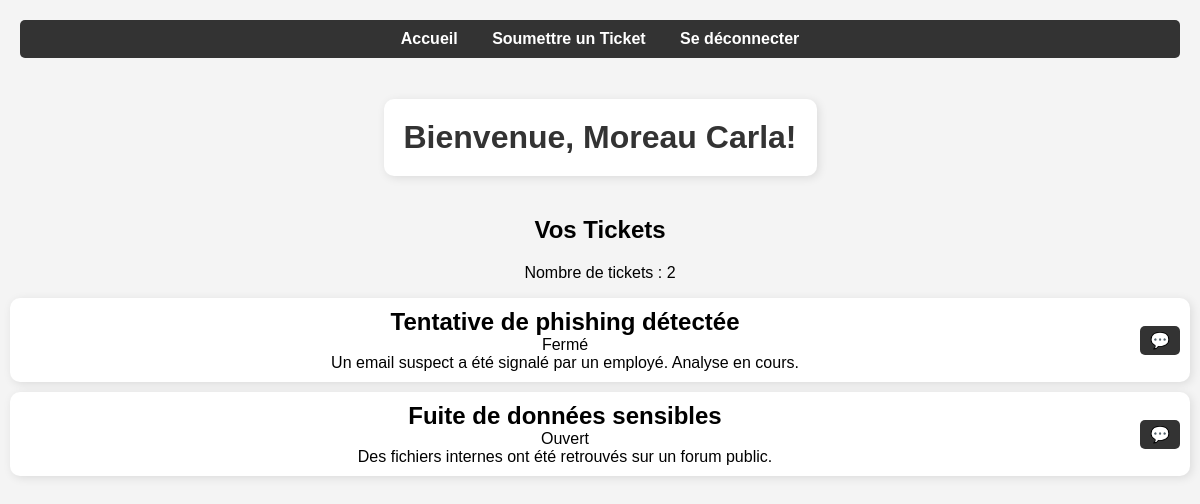
/home (signed in), run on the app's committed database.
### app.py (models this page shows, shortened)
class User(UserMixin, db.Model):
    id = db.Column(db.Integer, primary_key=True)
    mail = db.Column(db.String(80), unique=True, nullable=False)
    nom = db.Column(db.String(80), unique=False, nullable=False)
    prenom = db.Column(db.String(80), unique=False, nullable=False)
    password_hash = db.Column(db.String(128), nullable=False)
    is_admin = db.Column(db.Boolean, default=False)

class Ticket(db.Model):
    id = db.Column(db.Integer, primary_key=True)
    title = db.Column(db.String(100), nullable=False)
    description = db.Column(db.Text, nullable=False)
    priority = db.Column(db.String(50), nullable=True)
    status = db.Column(db.String(50), nullable=False, default='Ouvert')
    date = db.Column(db.DateTime, default=datetime.utcnow)
    user_id = db.Column(db.Integer, db.ForeignKey('user.id'), nullable=False)
    user = db.relationship('User', backref=db.backref('tickets', lazy=True))
    attachment_path = db.Column(db.String(255), nullable=True)

### app.py (the view)
@app.route('/home')
@login_required
def home():
    if current_user.is_admin: # Vérifie si l'utilisateur est un administrateur
        flash("Vous n'avez pas les droits nécessaires pour accéder à cette page.", "danger")
        return redirect(url_for('admin'))
    mail = session.get("mail")
    tickets = Ticket.query.filter_by(user_id=current_user.id).all()
    return render_template('home.html', tickets=tickets, mail=mail)

### app.py (called while the page is built, shortened)
@login_manager.user_loader
def load_user(user_id):
    return User.query.get(int(user_id))

@app.before_request
def block_brute_force():
    ip = request.remote_addr

@app.after_request
def track_failed_attempts(response):
    return response

### templates/home.html (shortened to what this page needs)
<!DOCTYPE html>
<html lang="fr">
<head>
    <link rel="stylesheet" href="{{ url_for('static', filename='styles.css') }}">
</head>
<body>
    <nav>
        <a href="{{ url_for('home') }}">Accueil</a>
        <a href="{{ url_for('submit_ticket') }}">Soumettre un Ticket</a>
        <a href="{{ url_for('logout') }}">Se déconnecter</a>
    </nav>
    <h1>Bienvenue, {{ current_user.nom }} {{ current_user.prenom }}!</h1>
    <br>
    <h2>Vos Tickets</h2>
    <p>Nombre de tickets : {{ tickets|length }}</p>
    {% if tickets %}
        <div class="tickets-container">
            {% for ticket in tickets %}
                <div class="ticket">
                    <div class="ticket-content">
                        <h2>{{ ticket.title }}</h2>
                        <br>
                        <p>{{ ticket.status }}</p>
                        <br>
                        <p>{{ ticket.description }}</p>
                    </div>
                <a href="{{ url_for('chat', ticket_id=ticket.id) }}"> 💬 </a>
                </div>
            {% endfor %}
        </div>
    {% else %}
        <p>Aucun ticket soumis pour le moment.</p>
    {% endif %}
</body>
</html>

### static/styles.css (style rules this page uses)
body { font-family: Arial, sans-serif; background-color: #f4f4f4; text-align: center; margin: 20px; }
nav { background-color: #333; padding: 10px; border-radius: 5px; margin-bottom: 20px; }
nav a { margin: 0 15px; text-decoration: none; color: white; font-weight: bold; }
h1 { color: #333; background-color: #fff; padding: 20px; border-radius: 10px; display: inline-block; box-shadow: 2px 2px 10px rgba(0, 0, 0, 0.1); margin-bottom: 20px; }
.tickets-container { display: flex; flex-direction: column; align-items: center; gap: 10px; }
.ticket { background-color: #fff; padding: 10px; border-radius: 10px; box-shadow: 2px 2px 10px rgba(0, 0, 0, 0.1); width: 100%; display: flex; justify-content: space-between; align-items: center; }
.ticket-content { flex: 1; text-align: center; margin-right: 20px; }
.ticket h2, .ticket p { display: inline; margin: 0 10px 0 0; }
.ticket a { background-color: #333; color: white; padding: 5px 10px; border-radius: 5px; text-decoration: none; }

### data on the page
User: nom "Moreau", prenom "Carla"
Ticket: title "Tentative de phishing détectée", status "Fermé", description "Un email suspect a été signalé par un employé. Analyse en cours."
Ticket: title "Fuite de données sensibles", status "Ouvert", description "Des fichiers internes ont été retrouvés sur un forum public."

### other printed values
{{ tickets|length }} "2"
